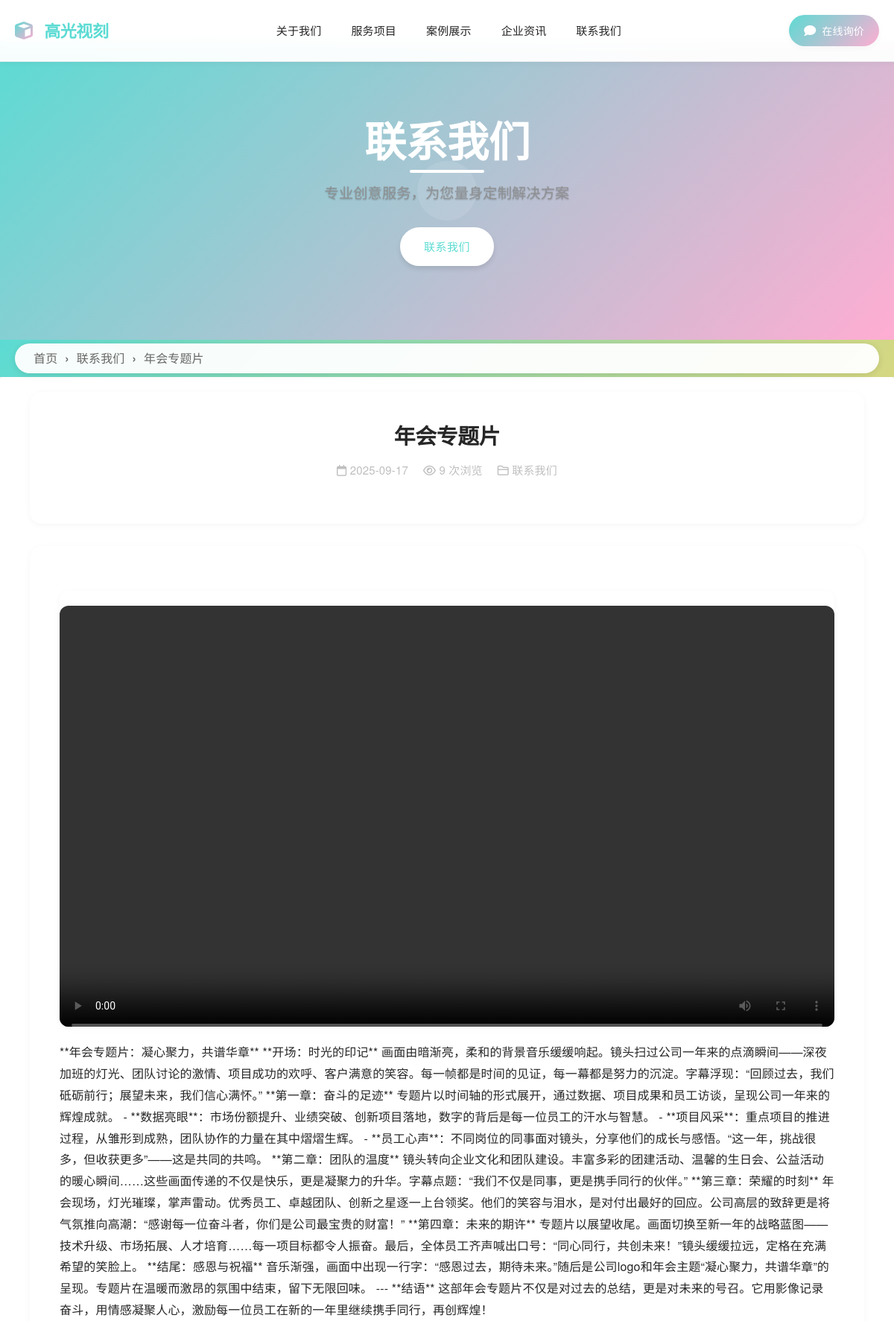
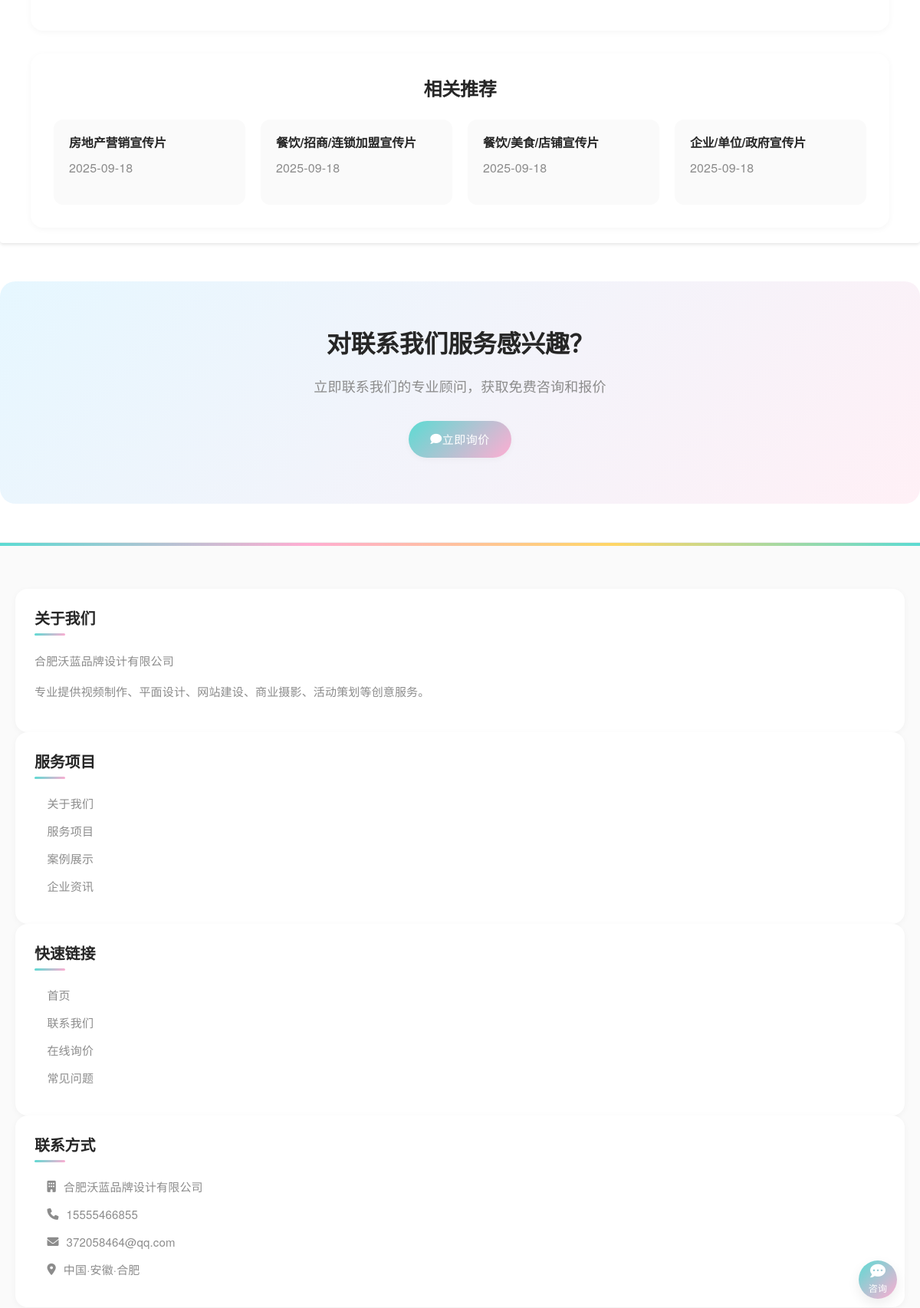
The app's page /OOB1ZUbw/nEYIsiAN.html (upper part) with its own data (2 pictures, top to bottom).
### tables this page shows
CREATE TABLE `config` (
  `id` int(11) NOT NULL AUTO_INCREMENT,
  `config_key` varchar(100) NOT NULL COMMENT '配置键名',
  `config_value` text COMMENT '配置值',
  `config_group` varchar(50) DEFAULT 'basic' COMMENT '配置分组',
  `config_type` enum('text','textarea','number','select','radio','checkbox','image','file') DEFAULT 'text' COMMENT '配置类型',
  `config_options` text COMMENT '配置选项(JSON格式)',
  `config_title` varchar(200) DEFAULT NULL COMMENT '配置标题',
  `config_description` text COMMENT '配置描述',
  `sort_order` int(11) DEFAULT '0' COMMENT '排序',
  `is_required` tinyint(1) DEFAULT '0' COMMENT '是否必填',
  `is_system` tinyint(1) DEFAULT '0' COMMENT '是否系统配置',
  `created_at` datetime DEFAULT CURRENT_TIMESTAMP COMMENT '创建时间',
  `updated_at` datetime DEFAULT CURRENT_TIMESTAMP ON UPDATE CURRENT_TIMESTAMP COMMENT '更新时间',
  PRIMARY KEY (`id`),
  UNIQUE KEY `config_key` (`config_key`),
  KEY `config_group` (`config_group`),
  KEY `sort_order` (`sort_order`)
);

CREATE TABLE `categories` (
  `id` int(11) NOT NULL AUTO_INCREMENT,
  `name` varchar(100) NOT NULL COMMENT '栏目名称',
  `slug` varchar(100) NOT NULL COMMENT 'URL别名',
  `description` text COMMENT '栏目描述',
  `channel_content` longtext COMMENT '频道页面内容',
  `template_type` enum('channel','list','content') NOT NULL DEFAULT 'list' COMMENT '模板类型',
  `template_file` varchar(100) DEFAULT NULL COMMENT '模板文件名',
  `parent_id` int(11) NOT NULL DEFAULT '0' COMMENT '父栏目ID',
  `sort_order` int(11) NOT NULL DEFAULT '0' COMMENT '排序',
  `is_active` tinyint(1) NOT NULL DEFAULT '1' COMMENT '是否启用',
  `meta_title` varchar(200) DEFAULT NULL COMMENT 'SEO标题',
  `meta_keywords` varchar(500) DEFAULT NULL COMMENT 'SEO关键词',
  `meta_description` varchar(500) DEFAULT NULL COMMENT 'SEO描述',
  `created_at` timestamp NOT NULL DEFAULT CURRENT_TIMESTAMP COMMENT '创建时间',
  `updated_at` timestamp NOT NULL DEFAULT CURRENT_TIMESTAMP ON UPDATE CURRENT_TIMESTAMP COMMENT '更新时间',
  `content_template_id` int(11) DEFAULT NULL COMMENT '内容模板ID',
  PRIMARY KEY (`id`),
  UNIQUE KEY `slug` (`slug`),
  KEY `parent_id` (`parent_id`),
  KEY `sort_order` (`sort_order`),
  KEY `is_active` (`is_active`),
  KEY `idx_template_file` (`template_file`),
  KEY `idx_content_template_id` (`content_template_id`)
);

CREATE TABLE `contents` (
  `id` int(11) NOT NULL AUTO_INCREMENT,
  `category_id` int(11) NOT NULL COMMENT '栏目ID',
  `title` varchar(200) NOT NULL COMMENT '标题',
  `slug` varchar(200) NOT NULL COMMENT 'URL别名',
  `summary` text COMMENT '摘要',
  `content` longtext COMMENT '内容',
  `thumbnail` varchar(500) DEFAULT NULL COMMENT '缩略图',
  `images` json DEFAULT NULL COMMENT '图片集合',
  `videos` json DEFAULT NULL COMMENT '视频集合',
  `tags` varchar(500) DEFAULT NULL COMMENT '标签',
  `view_count` int(11) NOT NULL DEFAULT '0' COMMENT '浏览量',
  `sort_order` int(11) NOT NULL DEFAULT '0' COMMENT '排序',
  `is_featured` tinyint(1) NOT NULL DEFAULT '0' COMMENT '是否推荐',
  `is_published` tinyint(1) NOT NULL DEFAULT '1' COMMENT '是否发布',
  `published_at` timestamp NULL DEFAULT NULL COMMENT '发布时间',
  `seo_title` varchar(200) DEFAULT NULL COMMENT 'SEO标题',
  `seo_keywords` varchar(500) DEFAULT NULL COMMENT 'SEO关键词',
  `seo_description` varchar(500) DEFAULT NULL COMMENT 'SEO描述',
  `created_at` timestamp NOT NULL DEFAULT CURRENT_TIMESTAMP COMMENT '创建时间',
  `updated_at` timestamp NOT NULL DEFAULT CURRENT_TIMESTAMP ON UPDATE CURRENT_TIMESTAMP COMMENT '更新时间',
  PRIMARY KEY (`id`),
  UNIQUE KEY `slug` (`slug`),
  KEY `category_id` (`category_id`),
  KEY `is_published` (`is_published`),
  KEY `is_featured` (`is_featured`),
  KEY `sort_order` (`sort_order`)
);

### templates/default/detail.php (the view, shortened to what this page needs)
<?php
$innerpage_banners = get_innerpage_banners(5);
$related_contents = get_contents($content['category_id'], 4, 0, true);
?>
<!DOCTYPE html>
<html lang="zh-CN">
<head>
    <link rel="stylesheet" href="https://unpkg.com/layui@2.8.0/dist/css/layui.css">
    <link rel="stylesheet" href="<?php echo url('templates/default/assets/css/frontend/style.css'); ?>">
    <link rel="stylesheet" href="<?php echo url('templates/default/assets/css/frontend/content.css'); ?>">
    <link rel="stylesheet" href="<?php echo url('templates/default/assets/css/frontend/dynamic-banner.css'); ?>">
    <link rel="stylesheet" href="https://cdnjs.cloudflare.com/ajax/libs/font-awesome/6.0.0/css/all.min.css">
</head>
<body class="content-page">
    <?php include __DIR__ . '/header.php'; ?>
    <?php if (!empty($innerpage_banners)): ?>
    <section class="inner-banner-section">
        <div class="dynamic-inner-carousel">
            <?php foreach ($innerpage_banners as $index => $banner): ?>
            <div class="carousel-slide-3d <?php echo $index === 0 ? 'active' : ''; ?>"
                 style="background-image: url('<?php echo htmlspecialchars($banner['image_url']); ?>');">
                <div class="inner-banner-content-3d">
                    <?php if (!empty($banner['title'])): ?>
                    <h2><?php echo htmlspecialchars($banner['title']); ?></h2>
                    <?php endif; ?>
                    <?php if (!empty($banner['link_url'])): ?>
                    <div class="inner-banner-buttons">
                        <a href="<?php echo htmlspecialchars($banner['link_url']); ?>" class="btn-primary">了解更多</a>
                    </div>
                    <?php endif; ?>
                </div>
            </div>
            <?php endforeach; ?>
            <button class="carousel-control-3d prev">
                <i class="fas fa-chevron-left"></i>
            </button>
            <button class="carousel-control-3d next">
                <i class="fas fa-chevron-right"></i>
            </button>
            <div class="carousel-indicators-3d">
                <?php for ($i = 0; $i < count($innerpage_banners); $i++): ?>
                <span class="indicator-3d <?php echo $i === 0 ? 'active' : ''; ?>" data-slide="<?php echo $i; ?>"></span>
                <?php endfor; ?>
            </div>
        </div>
    </section>
    <?php else: ?>
    <section class="inner-banner-section inner-banner-placeholder">
        <div class="inner-banner-placeholder-content">
            <h2><?php echo htmlspecialchars($category['name']); ?></h2>
            <p>专业创意服务，为您量身定制解决方案</p>
            <div class="inner-banner-placeholder-buttons">
                <a href="<?php echo url('contact/'); ?>" class="btn-primary">联系我们</a>
            </div>
        </div>
    </section>
    <?php endif; ?>
    <section class="breadcrumb-section" style="height: 50px; display: flex; align-items: center;">
        <div class="container">
            <div class="custom-breadcrumb" style="height: 40px; width: 100%;">
                <?php
                $breadcrumb_data = generate_breadcrumb_data($category['id'], $content);
                echo render_breadcrumb_html($breadcrumb_data);
                ?>
            </div>
        </div>
    </section>
    <section class="content-detail">
        <div class="container">
            <div class="content-header">
                <h1 class="content-title"><?php echo $content['title']; ?></h1>
                <div class="content-meta">
                    <span>
                        <i class="far fa-calendar"></i>
                        <?php echo date('Y-m-d', strtotime($content['created_at'])); ?>
                    </span>
                    <span>
                        <i class="far fa-eye"></i>
                        <?php echo $content['view_count']; ?> 次浏览
                    </span>
                    <span>
                        <i class="far fa-folder"></i>
                        <?php echo $category['name']; ?>
                    </span>
                </div>
            </div>
            <div class="content-body">
                <?php echo $content['content']; ?>
            </div>
            <?php if (!empty($related_contents)): ?>
            <div class="related-content">
                <h3 class="related-title">相关推荐</h3>
                <div class="related-grid">
                    <?php foreach ($related_contents as $related): ?>
                    <a href="<?php echo content_url($related); ?>" class="related-item">
                        <h4><?php echo $related['title']; ?></h4>
                        <p><?php echo date('Y-m-d', strtotime($related['created_at'])); ?></p>
                    </a>
                    <?php endforeach; ?>
                </div>
            </div>
            <?php endif; ?>
        </div>
    </section>
    <section class="inquiry-section">
        <div class="container">
            <h2>对<?php echo $category['name']; ?>服务感兴趣？</h2>
            <p>立即联系我们的专业顾问，获取免费咨询和报价</p>
            <a href="<?php echo url('contact/'); ?>" class="btn-primary">
                <i class="fas fa-comment"></i> 立即询价
            </a>
        </div>
    </section>
    <?php include __DIR__ . '/footer.php'; ?>
</body>
</html>

### templates/default/header.php (shortened to what this page needs)
<header class="site-header">
    <div class="container">
        <div class="header-content">
            <div class="logo">
                <a href="<?php echo url(); ?>">
                    <i class="fas fa-cube"></i>
                    <span><?php echo get_config('site_name', '高光视刻'); ?></span>
                </a>
            </div>
            <nav class="main-nav">
                <ul class="nav-list">
                    <?php
                    $main_categories = get_categories(0, true);
                    $current_url = $_SERVER['REQUEST_URI'];
                    foreach ($main_categories as $category):
                        $is_active = strpos($current_url, '/' . $category['slug'] . '/') !== false;
                        $sub_categories = get_categories($category['id'], true);
                    ?>
                    <li class="nav-item <?php echo $is_active ? 'active' : ''; ?>">
                        <a href="<?php echo url($category['slug'] . '/'); ?>"><?php echo $category['name']; ?></a>
                    </li>
                    <?php endforeach; ?>
                </ul>
            </nav>
            <div class="header-actions">
                <a href="<?php echo url('contact/'); ?>" class="btn-inquiry">
                    <i class="fas fa-comment"></i> 在线询价
                </a>
            </div>
        </div>
    </div>
</header>

### templates/default/footer.php (shortened to what this page needs)
<footer class="site-footer">
    <div class="container">
        <div class="footer-content">
            <div class="layui-row layui-col-space15">
                <div class="layui-col-md3 layui-col-sm6">
                    <div class="footer-section">
                        <h3>关于我们</h3>
                        <p><?php echo get_config('company_name', '合肥沃蓝品牌设计有限公司'); ?></p>
                        <p>专业提供视频制作、平面设计、网站建设、商业摄影、活动策划等创意服务。</p>
                    </div>
                </div>
                <div class="layui-col-md3 layui-col-sm6">
                    <div class="footer-section">
                        <h3>服务项目</h3>
                        <ul class="footer-links">
                            <?php
                            $service_categories = get_categories(0, true);
                            foreach ($service_categories as $category):
                                if ($category['slug'] != 'contact'):
                            ?>
                            <li><a href="<?php echo url($category['slug'] . '/'); ?>"><?php echo $category['name']; ?></a></li>
                            <?php
                                endif;
                            endforeach;
                            ?>
                        </ul>
                    </div>
                </div>
                <div class="layui-col-md3 layui-col-sm6">
                    <div class="footer-section">
                        <h3>快速链接</h3>
                        <ul class="footer-links">
                            <li><a href="<?php echo url(); ?>">首页</a></li>
                            <li><a href="<?php echo url('contact/'); ?>">联系我们</a></li>
                            <li><a href="<?php echo url('contact/'); ?>">在线询价</a></li>
                            <li><a href="<?php echo url('contact/faq/'); ?>">常见问题</a></li>
                        </ul>
                    </div>
                </div>
                <div class="layui-col-md3 layui-col-sm6">
                    <div class="footer-section">
                        <h3>联系方式</h3>
                        <ul class="footer-links">
                            <li><a href="javascript:;"><i class="fas fa-building" style="margin-right: 10px;"></i><?php echo get_config('company_name', '合肥沃蓝品牌设计有限公司'); ?></a></li>
                            <li><a href="tel:<?php echo get_config('contact_phone', '400-888-8888'); ?>"><i class="fas fa-phone" style="margin-right: 10px;"></i><?php echo get_config('contact_phone', '400-888-8888'); ?></a></li>
                            <li><a href="mailto:<?php echo get_config('contact_email', 'info@gaoguangshike.cn'); ?>"><i class="fas fa-envelope" style="margin-right: 10px;"></i><?php echo get_config('contact_email', 'info@gaoguangshike.cn'); ?></a></li>
                            <li><a href="javascript:;"><i class="fas fa-map-marker-alt" style="margin-right: 10px;"></i><?php echo get_config('contact_address', '北京市朝阳区创意园区'); ?></a></li>
                        </ul>
                    </div>
                </div>
            </div>
        </div>
    </div>
</footer>
<div class="floating-contact">
    <div class="floating-btn floating-inquiry">
        <a href="<?php echo url('contact/'); ?>">
            <i class="fas fa-comment-dots"></i>
            <span>咨询</span>
        </a>
    </div>
</div>

### templates/default/assets/css/frontend/content.css (style rules this page uses)
.content-page .inner-banner-section { margin-top: 0; position: relative; height: 400px; }
.content-page .site-header { position: fixed; top: 0; left: 0; right: 0; z-index: 1000; }
.content-page { padding-top: 56px; }
.breadcrumb-section { background: linear-gradient(-45deg, #5cdbd3, #ffadd2, #ffd666, #5cdbd3); background-size: 400% 400%; animation: gradientBG 15s ease infinite; box-shadow: 0 4px 6px rgba(0, 0, 0, 0.1); height: 60px; display: flex; align-items: center; }
.custom-breadcrumb { background: rgba(255, 255, 255, 0.95); border-radius: 30px; padding: 0 25px; height: 40px; display: flex; align-items: center; box-shadow: 0 2px 10px rgba(0, 0, 0, 0.1); font-weight: 500; }
.content-detail { padding: 20px; background-color: #fff; border-radius: 0.25rem; box-shadow: 0 2px 4px rgba(0, 0, 0, 0.1); }
.content-detail h1 { font-size: 1.8rem; margin-bottom: 1rem; }
.content-detail p { font-size: 1rem; line-height: 1.5; margin-bottom: 1rem; }
.content-detail a { color: #007bff; text-decoration: none; }

### templates/default/assets/css/frontend/dynamic-banner.css (style rules this page uses)
.inner-banner-section { position: relative; height: 400px; overflow: visible; margin-top: 0; perspective: 1000px; }

### records on screen
config: config_value "高光视刻"
categories: name "关于我们"
categories: name "服务项目"
categories: name "案例展示"
categories: name "企业资讯"
categories: name "联系我们"
contents: title "年会专题片", created_at "2025-09-17", view_count "9", content "**年会专题片：凝心聚力，共谱华章** **开场：时光的印记** 画面由暗渐亮，柔和的背景音乐缓缓响起。镜头扫过公司一年来的点滴瞬间——深夜加班的灯光、团队讨论的激情、项目成功的欢呼、客户满意的笑容。每一帧都是时间的见证，每一幕都是努力的沉淀。字幕浮现：“回顾过去，我们砥砺前行；展望未来，我们信心满怀。” **第一章：奋斗的足迹** 专题片以时间轴的形式展开，通过数据、项目成果和员工访谈，呈现公司一年来的辉煌成就。 - **数据亮眼**：市场份额提升、业绩突破、创新项目落地，数字的背后是每一位员工的汗水与智慧。 - **项目风采**：重点项目的推进过程，从雏形到成熟，团队协作的力量在其中熠熠生辉。 - **员工心声**：不同岗位的同事面对镜头，分享他们的成长与感悟。“这一年，挑战很多，但收获更多”——这是共同的共鸣。 **第二章：团队的温度** 镜头转向企业文化和团队建设。丰富多彩的团建活动、温馨的生日会、公益活动的暖心瞬间……这些画面传递的不仅是快乐，更是凝聚力的升华。字幕点题：“我们不仅是同事，更是携手同行的伙伴。” **第三章：荣耀的时刻** 年会现场，灯光璀璨，掌声雷动。优秀员工、卓越团队、创新之星逐一上台领奖。他们的笑容与泪水，是对付出最好的回应。公司高层的致辞更是将气氛推向高潮：“感谢每一位奋斗者，你们是公司最宝贵的财富！” **第四章：未来的期许** 专题片以展望收尾。画面切换至新一年的战略蓝图——技术升级、市场拓展、人才培育……每一项目标都令人振奋。最后，全体员工齐声喊出口号：“同心同行，共创未来！”镜头缓缓拉远，定格在充满希望的笑脸上。…"
contents: title "房地产营销宣传片", created_at "2025-09-18"
contents: title "餐饮/招商/连锁加盟宣传片", created_at "2025-09-18"
contents: title "餐饮/美食/店铺宣传片", created_at "2025-09-18"
contents: title "企业/单位/政府宣传片", created_at "2025-09-18"
config: config_value "15555466855"
config: config_value "372058464@qq.com"
config: config_value "中国·安徽·合肥"

### other values on screen
$item['name'] "首页"
$item['name'] "联系我们"
$item['name'] "年会专题片"
get_config('company_name', '合肥沃蓝品牌设计有限公司') "合肥沃蓝品牌设计有限公司"
